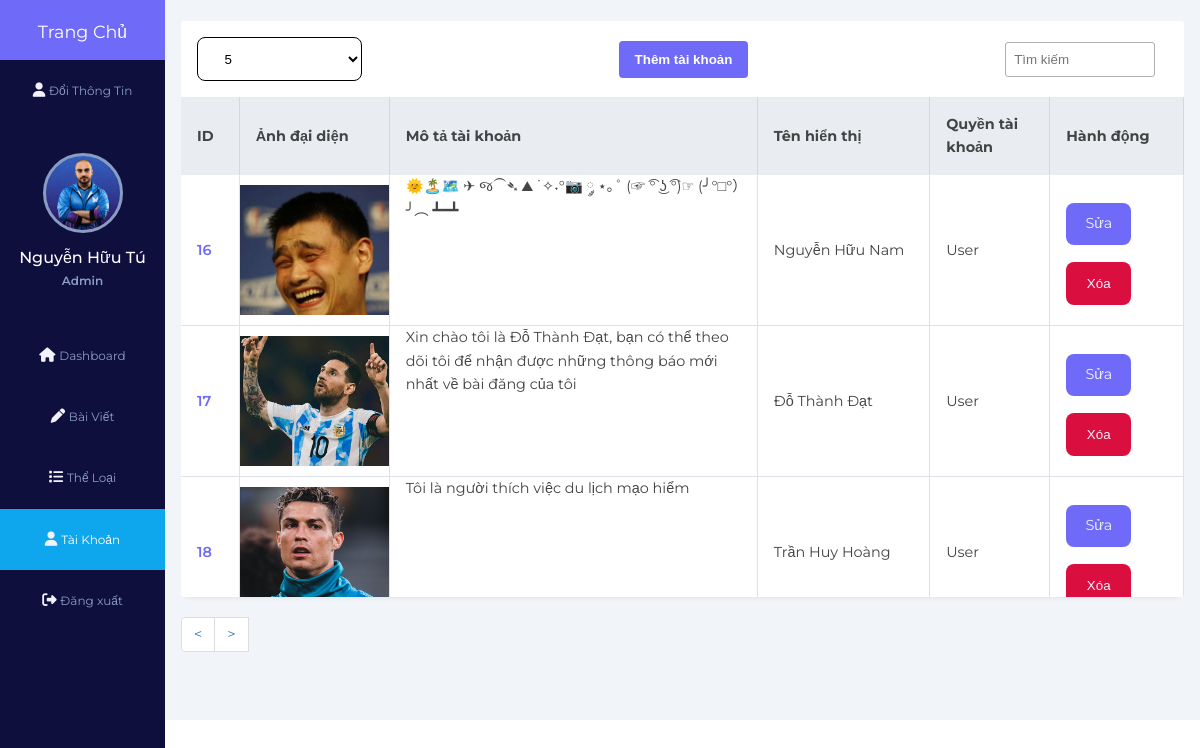
/admin/manage_users.php (signed in), run on the app's committed database.
### tables this page shows
CREATE TABLE `users` (
  `UserId` int(11) NOT NULL COMMENT 'Khóa chính mã tài khoản',
  `UserAccount` varchar(20) NOT NULL COMMENT 'Tên tài khoản',
  `UserName` varchar(50) NOT NULL COMMENT 'Tên hiển thị',
  `UserEmail` varchar(64) NOT NULL COMMENT 'Email ',
  `UserPassword` varchar(50) NOT NULL COMMENT 'Mật khẩu',
  `UserBio` varchar(255) NOT NULL COMMENT 'Giới thiệu tài khoản',
  `UserImage` varchar(255) NOT NULL DEFAULT 'default-avatar.jpg' COMMENT 'Ảnh tài khoản',
  `UserRole` tinyint(1) NOT NULL DEFAULT 0 COMMENT 'Quyền tài khoản',
  `reset_token_hash` varchar(64) DEFAULT NULL,
  `reset_token_expires_at` datetime DEFAULT NULL
);

### check_account_session.php (called while the page is built, shortened)
<?php
    $conn=mysqli_connect('localhost','root','','blog') or die("no connect");
    mysqli_query($conn,'set names "utf8"');
    if(isset($_SESSION['userAccount']))
    {
        $account = $_SESSION['userAccount'];
        $account_select_query = "select * from users where UserAccount = '$account'";
        $account = mysqli_fetch_assoc(mysqli_query($conn,$account_select_query));
    }
?>

### admin/class/admin.php (called while the page is built, shortened)
<?php
class Admin {
	private $userTable = 'users';
	private $conn;
	public function __construct($db){
        $this->conn = $db;
    }
    public function getAllUser($userId){
		if(isset($userId)) {
			$sqlQuery = "
				SELECT *
				FROM ".$this->userTable."
				WHERE NOT UserId = '".$userId."'
				ORDER BY UserRole DESC";
			$stmt = $this->conn->prepare($sqlQuery);
			$stmt->execute();
			$result = $stmt->get_result();
			return $result;
		}else{
            return "nodata";
        }
	}
}

### admin/manage_users.php (the view, shortened to what this page needs)
<?php
$page = 'manage_users';
require 'inc/sidebar.php';
?>
    <div class="main-content">
        <main>
            <div class="page-content">
                <div class="records table-responsive">
                    <div class="record-header">
                        <div class="form-group">
                            <select class  ="form-control" name="state" id="maxRows" style="
                            background-color: white;
                            color: black;
                            border: 1px solid;">
                                <option value="5">5</option>
                               </select>
                         </div>
                        <div class="add">
                            <a href="./add_user.php"><button>Thêm tài khoản</button></a>
                        </div>
                        <div class="browse">
                           <input type="text" placeholder="Tìm kiếm" class="record-search" id="record-search">
                        </div>
                    </div>
                    <div>
                        <table width="100%" id="table-id">
                            <thead>
                                <tr>
                                    <th><span class="las la-sort"></span> ID</th>
                                    <th><span class="las la-sort"></span> Ảnh đại diện</th>
                                    <th><span class="las la-sort"></span> Mô tả tài khoản</th>
                                    <th><span class="las la-sort"></span> Tên hiển thị</th>
                                    <th><span class="las la-sort"></span> Quyền tài khoản</th>
                                    <th><span class="las la-sort"></span> Hành động</th>
                                </tr>
                            </thead>
                            <tbody id="tbody">
                            <?php
                            $getAllUser = $admin->getAllUser($account['UserId']);
                            while($fetchUser = $getAllUser->fetch_assoc()) {
                            ?>
                                <tr>
                                    <td><?= $fetchUser['UserId']?></td>
                                    <td style="width: 200px;">
                                        <img src="<?=ROOT_URL?>assets/images/avatar/<?php echo $fetchUser['UserImage']; ?>" style="height:130px" alt="thumbnail">
                                    </td>
                                    <td>
                                        <div style="max-height:150px; min-height: 150px;">
                                        <?= $fetchUser['UserBio']?>
                                        </div>
                                    </td>
                                    <td>
                                        <?= $fetchUser['UserName']?>
                                    </td>
                                    <td style="width: 120px;">
                                        <?php if($fetchUser['UserRole'] == 1){
                                            echo "<p> Admin </p>";
                                        }else {
                                            echo "<p> User </p>";
                                        } ?>
                                    </td>
                                    <td>
                                        <div class="td-button" style="margin: 7px 0 0 0;">
                                            <a href="./edit_user.php?id=<?php echo $fetchUser['UserId']; ?>" class="btn sm">Sửa</a>
                                            <button class="btn sm danger deleteId" data-userid = "<?=$fetchUser['UserId']?>">Xóa</button>
                                        </div>
                                    </td>
                                </tr>
                            <?php } ?>
                            </tbody>
                        </table>
                    </div>
                </div>
                      <ul class="table-pagination">
                        <li data-page="prev" >
                            <span> < <span class="sr-only">(current)</span></span></li>
                        <li data-page="next" id="prev">
                            <span> > <span class="sr-only">(current)</span></span></li>
                      </ul>
                </div>
            </div>
</body>
</html>

### admin/inc/sidebar.php (shortened to what this page needs)
<!DOCTYPE html>
<html lang="en">
<head>
    <link rel="stylesheet" href="<?=ROOT_URL?>/assets/css/style.css">
    <link rel="stylesheet" href="https://unicons.iconscout.com/release/v4.0.8/css/line.css">
    <link rel="stylesheet" href="https://cdnjs.cloudflare.com/ajax/libs/font-awesome/6.5.1/css/all.min.css" />
</head>
<body class="admin">
<?php
require '../check_account_session.php';
require 'class/Admin.php';
$database = new Database();
$db = $database->getConnection();
$admin = new Admin($db);
?>
    <div class="admin-sidebar">
        <a href="<?=ROOT_URL?>index.php">
            <div class="side-header">
                <h3>T<span>rang</span>  C<span>hủ</span></h3>
            </div>
        </a>
        <div class="side-content">
            <div class="side-menu">
                <a href="./account_management.php" <?php echo $page == 'account_management' ? 'class="active"' : ''; ?> style="text-align: center;">
                    <i class="fa-solid fa-user"></i>
                    <small>Đổi Thông Tin</small>
                </a>
            </div>
            <div class="admin-profile">
                <div class="admin-profile-img bg-img" style="background-image: url(<?=ROOT_URL?>assets/images/avatar/<?php echo $account['UserImage']; ?>)"></div>
                <h4><?php echo $account['UserName']; ?></h4>
                <small>Admin</small>
            </div>
            <div class="side-menu">
                <ul>
                    <li>
                       <a href="./index.php" <?php echo $page == 'index' ? 'class="active"' : ''; ?>>
                            <i class="fa-solid fa-house"></i>
                            <small>Dashboard</small>
                        </a>
                    </li>
                    <li>
                       <a href="./manage_posts.php" <?php echo $page == 'manage_posts' ? 'class="active"' : ''; ?>>
                            <i class="fa-solid fa-pen"></i>
                            <small>Bài Viết</small>
                        </a>
                    </li>
                    <li>
                       <a href="./manage_categories.php" <?php echo $page == 'manage_categories' ? 'class="active"' : ''; ?>>
                            <i class="fa-solid fa-list"></i>
                            <small>Thể Loại</small>
                        </a>
                    </li>
                    <li>
                       <a href="./manage_users.php" <?php echo $page == 'manage_users' ? 'class="active"' : ''; ?>>
                            <i class="fa-solid fa-user"></i>
                            <small>Tài Khoản</small>
                        </a>
                    </li>
                    <li>
                        <a href="../logout.php">
                             <i class="fa-solid fa-right-from-bracket"></i>
                             <small>Đăng xuất</small>
                         </a>
                     </li>
                </ul>
            </div>
        </div>
    </div>

### data on the page
users: UserImage (picture), UserName "Nguyễn Hữu Tú"
users: UserId "16", UserImage (picture), UserBio "🌞🏝️🗺️ ✈︎ જ⁀➴ ⛰︎ ˙✧˖°📷 ༘ ⋆｡˚ (☞ ͡° ͜ʖ ͡°)☞ (╯°□°）╯︵ ┻━┻", UserName "Nguyễn Hữu Nam", UserRole "User"
users: UserId "17", UserImage (picture), UserBio "Xin chào tôi là Đỗ Thành Đạt, bạn có thể theo dõi tôi để nhận được những thông báo mới nhất về bài đăng của tôi", UserName "Đỗ Thành Đạt", UserRole "User"
users: UserId "18", UserImage (picture), UserBio "Tôi là người thích việc du lịch mạo hiểm", UserName "Trần Huy Hoàng", UserRole "User"
